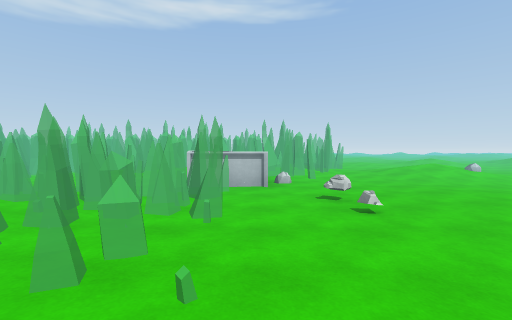
View 1 (above)

12 first-person views from a walk through a Unity game level. The camera is 1.3 m above the floor, tilts 2° down and sees 90° across. The floor is counted in squares, 2 m on a side. Each view is taken from the middle of a square. On the plan, view 1 faces up. The plan holds only what a view shows up to about 9 squares ahead; the rest is blank. The place goes on beyond the plan. The player is left out. Surface patterns are stand-ins for the level's own textures.

View 2
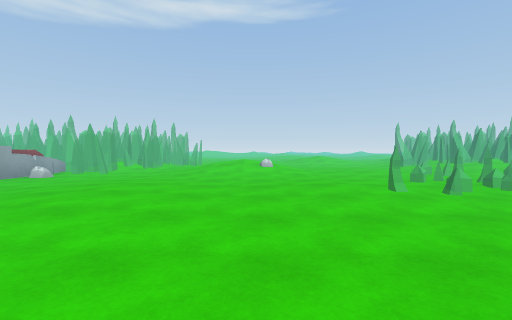

View 3
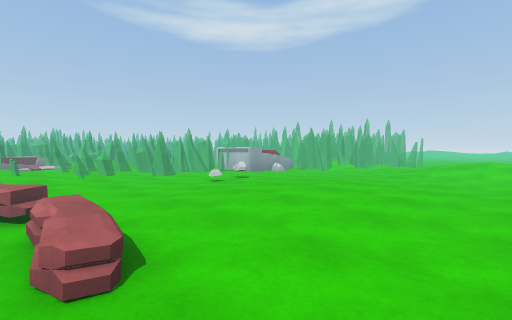

View 4
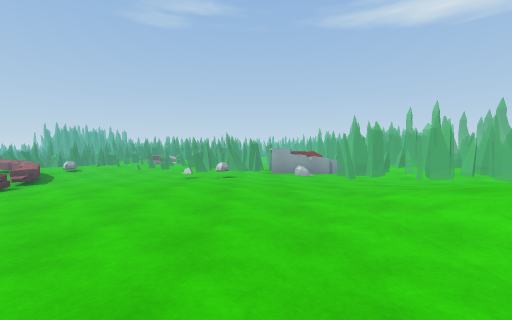

View 5
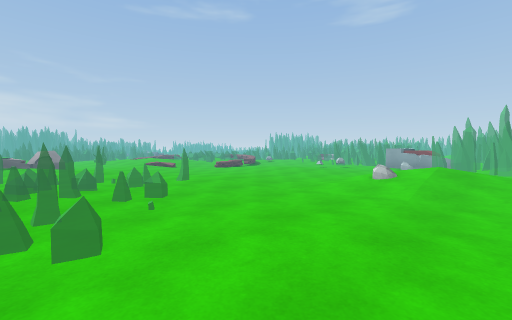

View 6
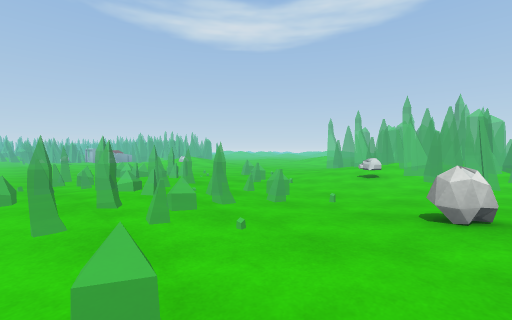

View 7
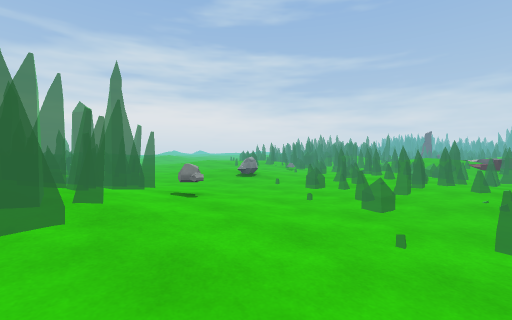

View 8
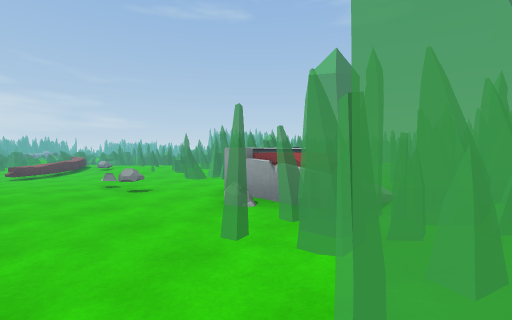

View 9
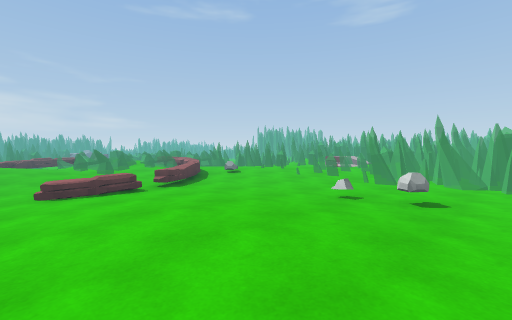

View 10
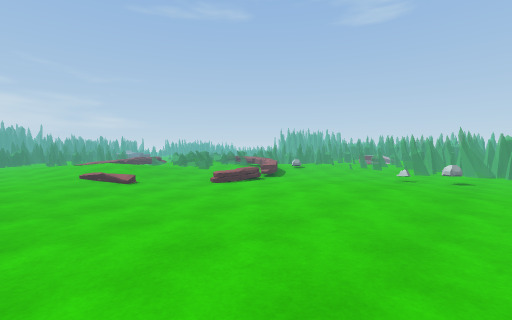

View 11
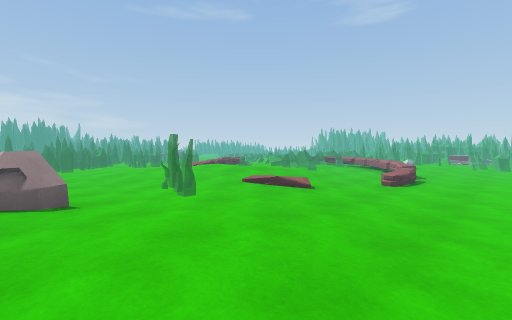

View 12
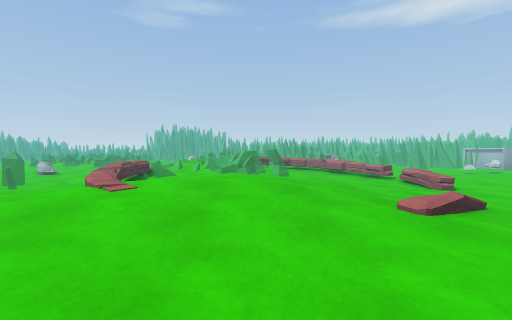

### Floor plan
Key: @ floor where view 1 was taken; # wall or solid block; x gap in a wall; . main floor; : floor 0.25 m higher than the main floor; + floor 0.5 m higher than the main floor; / step, stairs or slope; = window, fence, low wall or low ledge; R rock; O other object.
Columns run from 2 left of view 1 to 23 right of it. Each row starts with its distance up from view 1.
  9      ./ //....          ..
  8   # ..////....:/        ..
  7 .OO ..////...=./O      .:
  6 .OO..........#=/..... ./
  5   ..........#=#==.O:...
  4   .O..:....===#=..::
  3   .O..:.....#= #=...
  2   ........... ==#=..
  1  =:........::.. =
  0   @O===.... ::///
 -1   :=/.../...:////
 -2   :=/.///:..R
 -3    #/ :+//..
 -4   #=x=:////.
 -5   ==//:////.
 -6     ////:::.
 -7      /.= =/
 -8    ...
 -9    .O.
-10    /.

Positions as (right, up) in squares from view 1, and headings:
1: (0, 0), facing up
2: (6, 0), facing up
3: (6, 0), facing up-left
4: (8, 5), facing left
5: (11, 9), facing down-left
6: (16, 2), facing up-left
7: (11, 9), facing down-right
8: (3, 9), facing down-left
9: (5, 5), facing down-left
10: (8, 5), facing down-left
11: (10, 2), facing down-left
12: (9, -3), facing left
